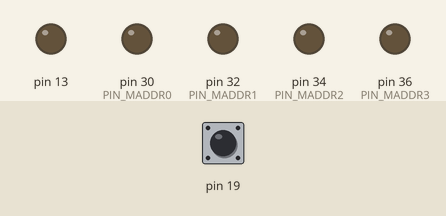
The sketch below on a simulated Arduino Mega 2560, built with avr-gcc and run on an emulated ATmega2560. Parts: output pins drawn as LEDs (lit = HIGH). The inputs (shaded band) are chosen by the test bench; at power-on: pin 19 LOW.

Above: at 1.2 s.
1.3 s: pin 19 driven HIGH
At 2.5 s:
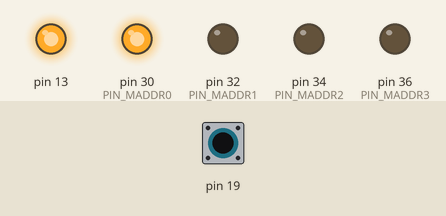
2.8 s: pin 19 driven LOW
At 3.8 s:
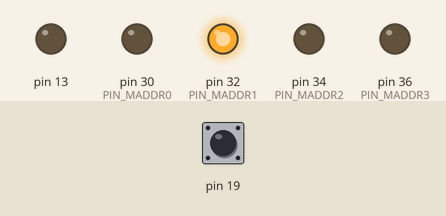
4.3 s: pin 19 driven HIGH
At 5.0 s:
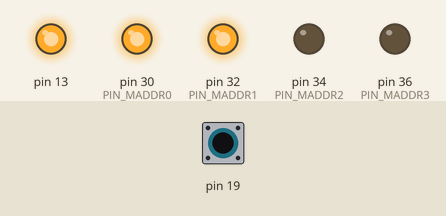
5.8 s: pin 19 driven LOW
At 6.1 s:
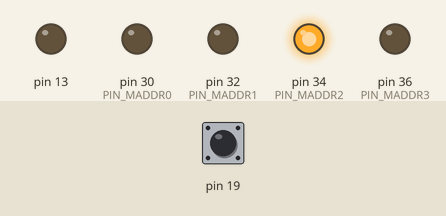
7.3 s: pin 19 driven HIGH
At 8.4 s:
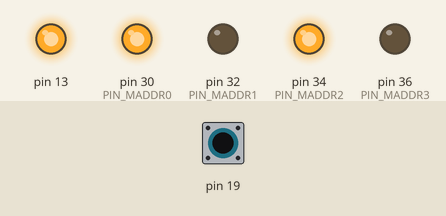
8.8 s: pin 19 pulsed LOW 2 times (0.12 s each, 0.3 s apart)
At 10.6 s:
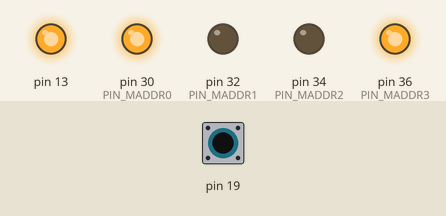
Timing chart, 0 to 11.9 s (numbered marks = the images above; inputs shaded):
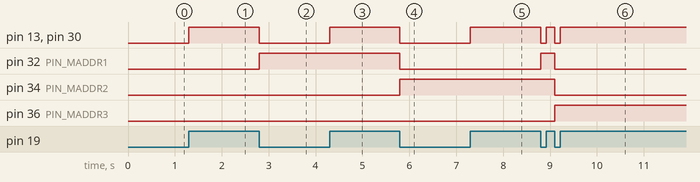

Measured:
- after the input at 1.3 s, pin 13, pin 30 (PIN_MADDR0): LOW → HIGH at once
- after the input at 2.8 s, pin 13, pin 30 (PIN_MADDR0): HIGH → LOW at once; pin 32 (PIN_MADDR1): LOW → HIGH at once
- after the input at 4.3 s, pin 13, pin 30 (PIN_MADDR0): LOW → HIGH at once
- after the input at 5.8 s, pin 13, pin 30 (PIN_MADDR0), pin 32 (PIN_MADDR1): HIGH → LOW at once; pin 34 (PIN_MADDR2): LOW → HIGH at once
- after the input at 7.3 s, pin 13, pin 30 (PIN_MADDR0): LOW → HIGH at once
- after the input at 8.8 s, pin 13, pin 30 (PIN_MADDR0): alternates HIGH for 0.18 s and LOW for 0.12 s, 4 changes in all, then stays HIGH, starting at once; pin 32 (PIN_MADDR1): LOW → HIGH at once, → LOW 0.30 s later; pin 34 (PIN_MADDR2): HIGH → LOW after 0.30 s; pin 36 (PIN_MADDR3): LOW → HIGH after 0.30 s

The sketch:

irrx_biedny2.ino
```cpp
#include <AccelStepper.h>

#define PIN_MADDR0 30
#define PIN_MADDR1 32
#define PIN_MADDR2 34
#define PIN_MADDR3 36

//AccelStepper stepper(28,29,30,31); // Defaults to AccelStepper::FULL4WIRE (4 pins) on 2, 3, 4, 5
//AccelStepper stepper(4, 28,29,30,31 );

AccelStepper stepper(4, 46,47,48,49 );
//AccelStepper stepper(4, 40,41,42,43 );
//AccelStepper stepper(1, 46,47 );

volatile unsigned long encoder_diff_x = 0;    // przejechane przez enkoder

void setup(){
  Serial.begin(115200);
  stepper.setMaxSpeed(400);
  stepper.setAcceleration(500);
  stepper.moveTo(400);
  pinMode( 13, OUTPUT);
  pinMode( PIN_MADDR0, OUTPUT);      // adresowanie wyjscia w multiplekserze
  pinMode( PIN_MADDR1, OUTPUT);
  pinMode( PIN_MADDR2, OUTPUT);
  pinMode( PIN_MADDR3, OUTPUT);
  stepper.setMinPulseWidth(20);
//  pinMode(INT4, INPUT);
//  digitalWrite(INT4, HIGH);       // turn on pullup resistor
  attachInterrupt( INT4, on_int4R, CHANGE);    // nasłuchuj zmiany PIN 19  // Enkoder X
  stepper.disableOutputs();
}

void on_int4R(){
  encoder_diff_x++;
  digitalWrite( 13, encoder_diff_x%2);
  digitalWrite(PIN_MADDR0, bitRead(encoder_diff_x,0) );      //   // Ustaw numer na muxach, wystaw adres
  digitalWrite(PIN_MADDR1, bitRead(encoder_diff_x,1) );
  digitalWrite(PIN_MADDR2, bitRead(encoder_diff_x,2) );
  digitalWrite(PIN_MADDR3, bitRead(encoder_diff_x,3) );
}

void loop(){
  if (stepper.distanceToGo() == 0){
      stepper.disableOutputs();
      Serial.println(  "IRR:" + String(encoder_diff_x) );
      delay(1500);
      encoder_diff_x = 0;
      stepper.enableOutputs();
      stepper.moveTo(-stepper.currentPosition());
    }
//     stepper.run();

/*
    Serial.println(  "IRR:" + String(encoder_diff_x) );
    encoder_diff_x = 0;
    delay(2000);
*/
 }
```
